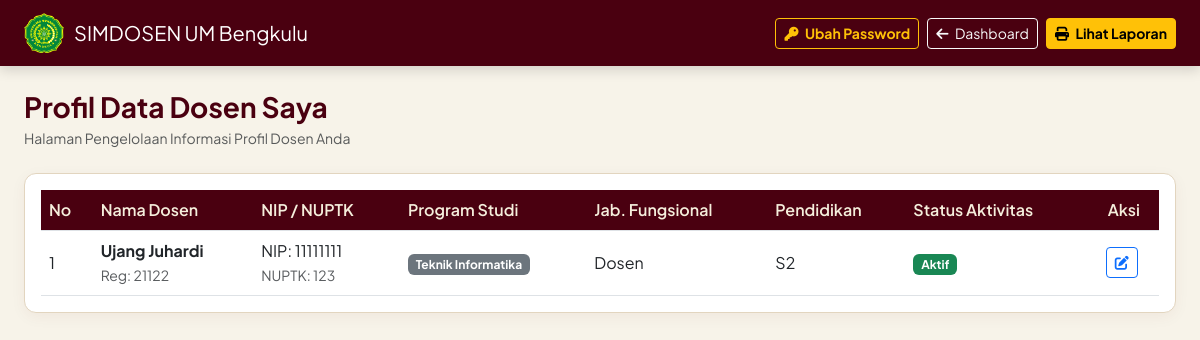
/dosen_crud.php (signed in), run on the app's committed database.
### tables this page shows
CREATE TABLE `dosen` (
  `id` int(11) NOT NULL,
  `id_user` int(11) DEFAULT NULL,
  `id_prodi` int(11) NOT NULL,
  `nomor_registrasi` varchar(50) DEFAULT NULL,
  `nuptk` varchar(50) DEFAULT NULL,
  `nip` varchar(50) DEFAULT NULL,
  `nama` varchar(150) NOT NULL,
  `jabatan_fungsional` varchar(100) DEFAULT NULL,
  `kepangkatan` varchar(100) DEFAULT NULL,
  `pendidikan_terakhir` varchar(50) DEFAULT NULL,
  `rumpun_ilmu` varchar(100) DEFAULT NULL,
  `status_serdos` varchar(50) DEFAULT NULL,
  `status_pegawai` varchar(50) DEFAULT NULL,
  `ikatan_kerja` varchar(50) DEFAULT NULL,
  `status_aktivitas` varchar(50) DEFAULT NULL,
  `penempatan` varchar(100) DEFAULT NULL
);

CREATE TABLE `prodi` (
  `id` int(11) NOT NULL,
  `id_fakultas` int(11) NOT NULL,
  `nama_prodi` varchar(100) NOT NULL
);

### dosen_crud.php (the view, shortened to what this page needs)
<?php
require_once 'koneksi.php';
$user_id   = $_SESSION['user_id'];
$role_id   = $_SESSION['role_id'] ?? 2;
if ($role_id == 1) {
    $stmt_dosen = $conn->prepare("SELECT d.*, p.nama_prodi FROM dosen d LEFT JOIN prodi p ON d.id_prodi = p.id ORDER BY d.id DESC");
} else {
    $stmt_dosen = $conn->prepare("SELECT d.*, p.nama_prodi FROM dosen d LEFT JOIN prodi p ON d.id_prodi = p.id WHERE d.id_user = ? ORDER BY d.id DESC");
    $stmt_dosen->bind_param("i", $user_id);
}
$stmt_dosen->execute();
$dosen_list = $stmt_dosen->get_result();
?>
<!DOCTYPE html>
<html lang="id">
<head>
    <link href="https://cdn.jsdelivr.net/npm/bootstrap@5.3.0/dist/css/bootstrap.min.css" rel="stylesheet">
    <link rel="stylesheet" href="https://cdnjs.cloudflare.com/ajax/libs/font-awesome/6.4.0/css/all.min.css">
</head>
<body>
    <nav class="navbar navbar-expand-lg navbar-dark navbar-custom py-2">
        <div class="container-fluid px-4">
            <a class="navbar-brand d-flex align-items-center" href="dashboard.php">
                <img src="images/logo.png" alt="Logo UMB" class="brand-logo" onerror="this.onerror=null; this.src='https://upload.wikimedia.org/wikipedia/commons/e/e0/Logo_Universitas_Muhammadiyah_Bengkulu.png';">
                <span>SIMDOSEN UM Bengkulu</span>
            </a>
            <div class="ms-auto d-flex gap-2">
                <button type="button" class="btn btn-outline-warning btn-sm fw-bold" data-bs-toggle="modal" data-bs-target="#modalUbahPassword">
                    <i class="fa-solid fa-key me-1"></i> Ubah Password
                </button>
                <a href="dashboard.php" class="btn btn-outline-light btn-sm"><i class="fa-solid fa-arrow-left me-1"></i> Dashboard</a>
                <a href="laporan_dosen.php" class="btn btn-warning btn-sm fw-bold"><i class="fa-solid fa-print me-1"></i> Lihat Laporan</a>
            </div>
        </div>
    </nav>
    <div class="container-fluid px-4 py-4">
        <div class="d-flex justify-content-between align-items-center mb-4">
            <div>
                <h3 class="fw-bold mb-1" style="color: var(--maroon-dark);">
                    <?= $role_id == 1 ? 'Kelola Data Dosen' : 'Profil Data Dosen Saya' ?>
                </h3>
                <p class="text-muted small mb-0">
                    <?= $role_id == 1 ? 'Manajemen Lengkap Data Tenaga Pengajar UM Bengkulu' : 'Halaman Pengelolaan Informasi Profil Dosen Anda' ?>
                </p>
            </div>
        </div>
        <div class="card card-custom p-3">
            <div class="table-responsive">
                <table class="table table-hover align-middle mb-0 text-nowrap">
                    <thead class="table-maroon">
                        <tr>
                            <th>No</th>
                            <th>Nama Dosen</th>
                            <th>NIP / NUPTK</th>
                            <th>Program Studi</th>
                            <th>Jab. Fungsional</th>
                            <th>Pendidikan</th>
                            <th>Status Aktivitas</th>
                            <th class="text-center">Aksi</th>
                        </tr>
                    </thead>
                    <tbody>
                        <?php if ($dosen_list && $dosen_list->num_rows > 0): ?>
                            <?php $no = 1; while ($d = $dosen_list->fetch_assoc()): ?>
                                <tr>
                                    <td><?= $no++ ?></td>
                                    <td>
                                        <strong class="d-block text-dark"><?= htmlspecialchars($d['nama']) ?></strong>
                                        <small class="text-muted">Reg: <?= htmlspecialchars($d['nomor_registrasi'] ?: '-') ?></small>
                                    </td>
                                    <td>
                                        <div>NIP: <?= htmlspecialchars($d['nip'] ?: '-') ?></div>
                                        <small class="text-muted">NUPTK: <?= htmlspecialchars($d['nuptk'] ?: '-') ?></small>
                                    </td>
                                    <td><span class="badge bg-secondary"><?= htmlspecialchars($d['nama_prodi'] ?: '-') ?></span></td>
                                    <td><?= htmlspecialchars($d['jabatan_fungsional'] ?: '-') ?></td>
                                    <td><?= htmlspecialchars($d['pendidikan_terakhir'] ?: '-') ?></td>
                                    <td>
                                        <span class="badge bg-<?= ($d['status_aktivitas'] == 'Aktif' || empty($d['status_aktivitas'])) ? 'success' : 'warning' ?>">
                                            <?= htmlspecialchars($d['status_aktivitas'] ?: 'Aktif') ?>
                                        </span>
                                    </td>
                                    <td class="text-center">
                                        <button class="btn btn-sm btn-outline-primary me-1" data-bs-toggle="modal" data-bs-target="#modalEdit<?= $d['id'] ?>" title="Edit">
                                            <i class="fa-solid fa-pen-to-square"></i>
                                        </button>
                                    </td>
                                </tr>
                            <?php endwhile; ?>
                        <?php endif; ?>
                    </tbody>
                </table>
            </div>
        </div>
    </div>
</body>
</html>

### dosen_crud.php (style rules this page uses)
:root { --maroon-primary: #6b0018; --maroon-dark: #4a0010; --cream-bg: #f7f3e9; --cream-card: #eee5d3; --cream-accent: #f0e6d2; --cream-text: #f5eedc; --text-dark: #382c2a; }
body { font-family: 'Plus Jakarta Sans', sans-serif; background-color: var(--cream-bg); color: var(--text-dark); min-height: 100vh; }
.navbar-custom { background-color: var(--maroon-dark); box-shadow: 0 4px 12px rgba(0,0,0,0.15); }
.brand-logo { height: 40px; margin-right: 10px; }
.card-custom { background-color: #ffffff; border: 1px solid #e2d5bf; border-radius: 12px; box-shadow: 0 4px 15px rgba(107, 0, 24, 0.05); }
.table-maroon th { background-color: var(--maroon-dark); color: var(--cream-text); font-weight: 600; }

### data on the page
dosen: nama "Ujang Juhardi", nomor_registrasi "21122", nip "11111111", nuptk "123", id_prodi.nama_prodi "Teknik Informatika", jabatan_fungsional "Dosen", pendidikan_terakhir "S2", status_aktivitas "Aktif"
